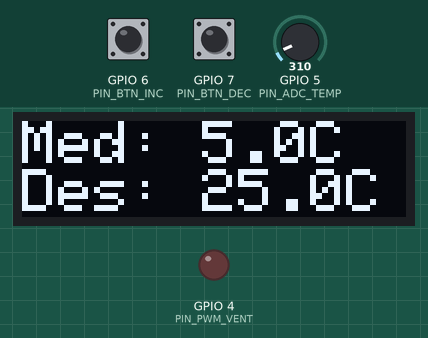
Bench run of a sketch on a simulated ESP32-S3. Parts: 128×32 one-colour display, output pins drawn as LEDs (lit = HIGH). Inputs (shaded band) come from the test bench; at power-on: GPIO 5 (PIN_ADC_TEMP) = 310, GPIO 6 (PIN_BTN_INC) HIGH, GPIO 7 (PIN_BTN_DEC) HIGH (analog values on the 0–4095 scale).

Above: at 1.8 s.
1.9 s: GPIO 5 (PIN_ADC_TEMP) set to 344
At 3.2 s:
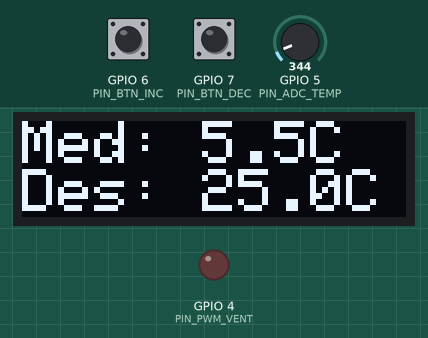
3.5 s: GPIO 6 (PIN_BTN_INC) pulled LOW for 0.6 s
At 4.3 s:
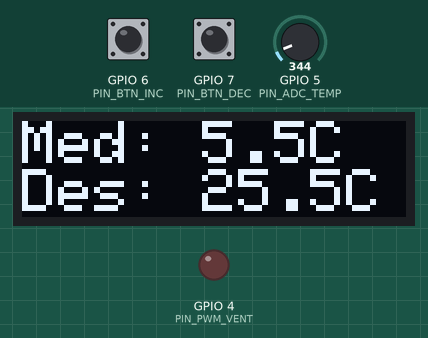
5.6 s: GPIO 6 (PIN_BTN_INC) pulled LOW for 1 s
At 7.4 s:
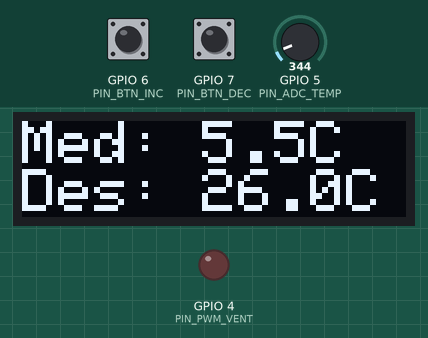
8.1 s: GPIO 5 (PIN_ADC_TEMP) set to 372
At 9.3 s:
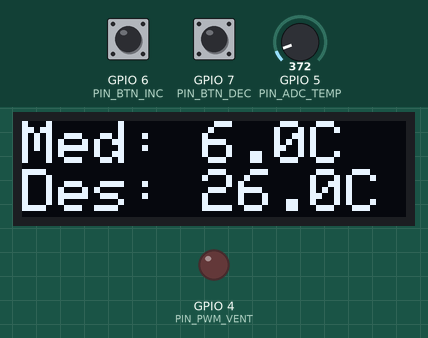
10.0 s: GPIO 7 (PIN_BTN_DEC) pulled LOW for 0.6 s
At 10.5 s:
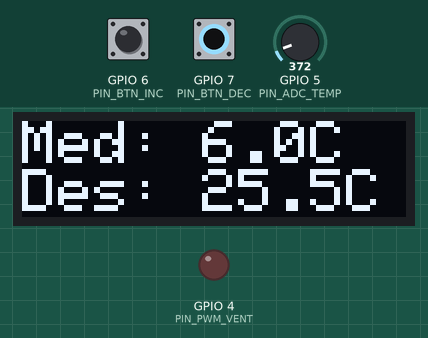
12.1 s: GPIO 7 (PIN_BTN_DEC) pulled LOW for 1 s
At 13.6 s:
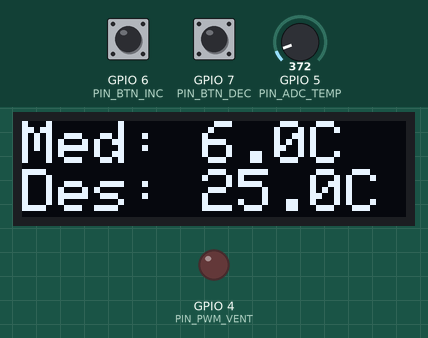
Timing chart, 0 to 15.1 s (numbered marks = the images above; inputs shaded):
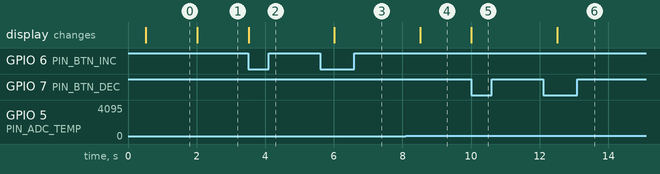

The sketch:

sketch.ino
```cpp
#include <Wire.h>                   // Biblioteca para I²C
#include <Adafruit_GFX.h>           // Biblioteca gráfica genérica
#include <Adafruit_SSD1306.h>       // Controlador para OLED SSD1306

// --- Configuración de la pantalla OLED ---
#define ANCHO_PANTALLA    128       // Pixeles de ancho
#define ALTO_PANTALLA     32        // Pixeles de alto
#define PIN_RESET_OLED    -1        // −1 = sin pin de reset
#define PIN_I2C_SDA       8         // Línea de datos I²C
#define PIN_I2C_SCL       9         // Línea de reloj I²C

Adafruit_SSD1306 pantalla(ANCHO_PANTALLA, ALTO_PANTALLA, &Wire, PIN_RESET_OLED);

// --- Pines y constantes del sistema de ventilación ---
const int PIN_ADC_TEMP         = 5;   // Potenciómetro simula sensor (50 mV/°C)
const uint8_t PIN_BTN_INC      = 6;   // Pulsador para +0.5 °C
const uint8_t PIN_BTN_DEC      = 7;   // Pulsador para −0.5 °C
const uint8_t PIN_PWM_VENT     = 4;   // Salida PWM para LED (“ventilador”)

volatile int contadorMediosGrados = 50; // 50 → 25.0 °C inicial

// Antirrebote (milisegundos)
const unsigned long DEBOUNCE_MS = 200;
volatile unsigned long ultimoInc = 0, ultimoDec = 0;

// Intervalo de refresco (ms)
const unsigned long TIEMPO_REFRESH = 500;
unsigned long ultimoRefresh = 0;

// Prototipo de función para calcular PWM
uint8_t calcularPWM(float tempMedida, float tempDeseada);

// --- Rutinas de interrupción con antirrebote ---
void IRAM_ATTR manejarIncremento() {
  unsigned long ahora = millis();
  if (ahora - ultimoInc > DEBOUNCE_MS) {
    contadorMediosGrados++;
    ultimoInc = ahora;
  }
}

void IRAM_ATTR manejarDecremento() {
  unsigned long ahora = millis();
  if (ahora - ultimoDec > DEBOUNCE_MS) {
    contadorMediosGrados--;
    ultimoDec = ahora;
  }
}

void setup() {
  Serial.begin(115200);

  // Inicia bus I²C en pines SDA/SCL
  Wire.begin(PIN_I2C_SDA, PIN_I2C_SCL);
  // Inicia la pantalla OLED
  if (!pantalla.begin(SSD1306_SWITCHCAPVCC, 0x3C)) {
    while (true) {}  // Se detiene si falla
  }
  pantalla.clearDisplay();
  pantalla.setTextColor(SSD1306_WHITE);

  // Configura ADC a 12 bits y rango ~0–3.3 V
  analogReadResolution(12);


  // Configura pulsadores con pull-up e interrupciones
  pinMode(PIN_BTN_INC, INPUT_PULLUP);
  attachInterrupt(digitalPinToInterrupt(PIN_BTN_INC),
                  manejarIncremento, FALLING);
  pinMode(PIN_BTN_DEC, INPUT_PULLUP);
  attachInterrupt(digitalPinToInterrupt(PIN_BTN_DEC),
                  manejarDecremento, FALLING);

  // Configura pin PWM para el “ventilador” (LED)
  pinMode(PIN_PWM_VENT, OUTPUT);
  analogWrite(PIN_PWM_VENT, 0);  // Arranca con PWM = 0%
}

void loop() {
  unsigned long ahora = millis();
  if (ahora - ultimoRefresh < TIEMPO_REFRESH) return;
  ultimoRefresh = ahora;

  // 1) Leer potenciómetro y calcular temperatura (50 mV/°C)
  int raw = analogRead(PIN_ADC_TEMP);
  float voltaje    = raw * (3.3f / 4095.0f);
  float tempMedida = voltaje / 0.05f;

  // 2) Calcular temperatura deseada
  float tempDeseada = contadorMediosGrados * 0.5f;

  // 3) Calcular y aplicar PWM
  uint8_t ciclo = calcularPWM(tempMedida, tempDeseada);
  analogWrite(PIN_PWM_VENT, ciclo);

  // 4) Mostrar lecturas en OLED (texto tamaño 2)
  pantalla.clearDisplay();
  pantalla.setTextSize(2);
  pantalla.setCursor(0, 0);
  pantalla.printf("Med: %.1fC", tempMedida);
  pantalla.setCursor(0, 16);
  pantalla.printf("Des: %.1fC", tempDeseada);
  pantalla.display();
}

// --------------------------------------------------
// calcularPWM(): establece duty según diferencia
// --------------------------------------------------
uint8_t calcularPWM(float medida, float deseada) {
  float dif = medida - deseada;

  if (dif > 7.0f)       return 255;  // >7 °C → 100%
  else if (dif > 4.0f)  return 128;  // >4 °C →  50%
  else if (dif > 1.0f)  return  26;  // >1 °C →  10%
  else                  return   0;  // ≤1 °C →   0%
}
```

Measured:
- the behaviour switches between 313 and 314 on GPIO 5 (PIN_ADC_TEMP) (found by bisection; images 0 and 1)
- after the input at 1.9 s, the display: changes after 0.11 s (image 1)
- after the input at 3.5 s, the display: changes at once (image 2)
- after the input at 5.6 s, the display: changes after 0.41 s (image 3)
- after the input at 8.1 s, the display: changes after 0.41 s (image 4)
- after the input at 10.0 s, the display: changes at once (image 5)
- after the input at 12.1 s, the display: changes after 0.41 s (image 6)
